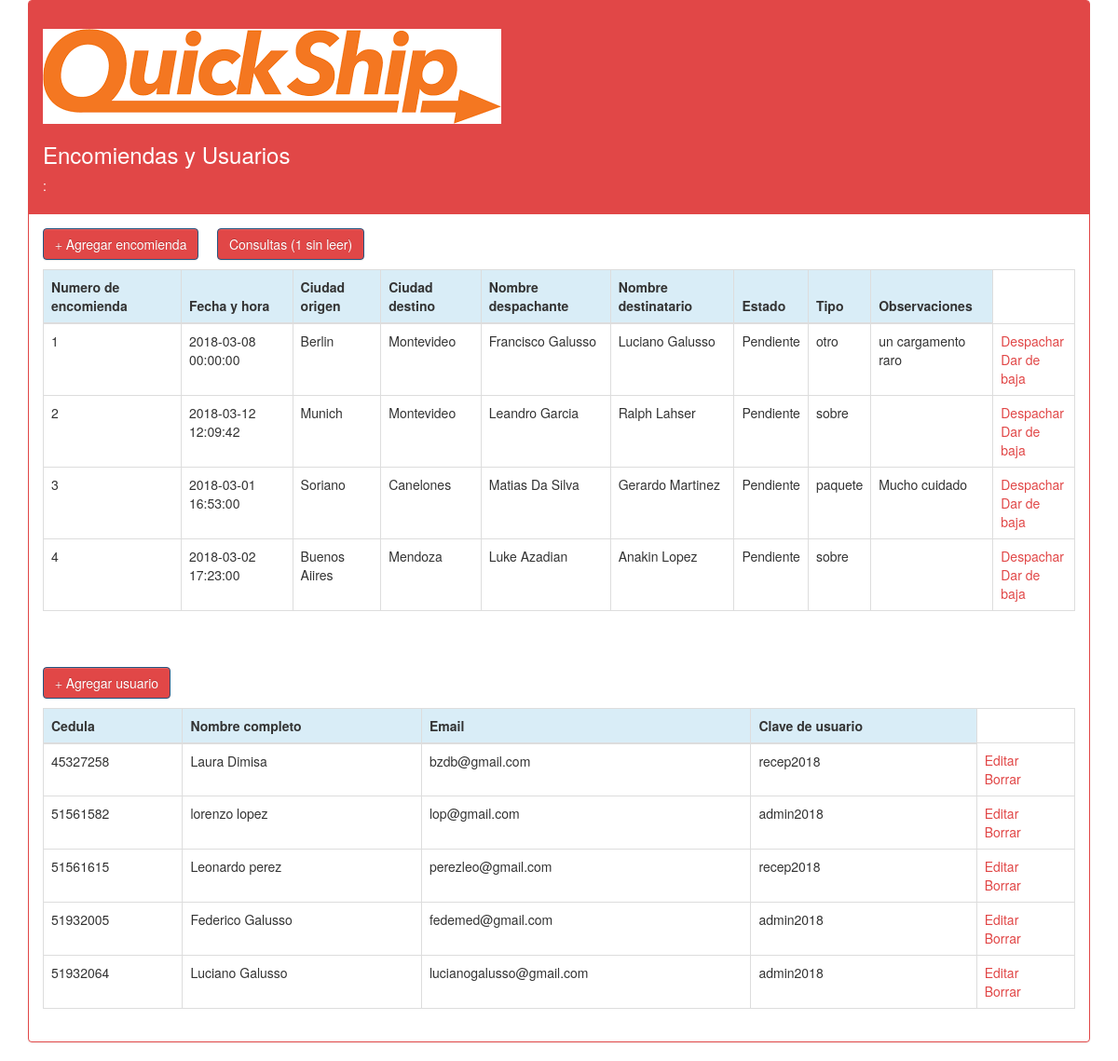
/php/usuencomiendas.php, run on the app's committed database.
### tables this page shows
CREATE TABLE IF NOT EXISTS `encomiendas` (
  `nro_encomienda` int(2) NOT NULL AUTO_INCREMENT,
  `fecha` datetime NOT NULL,
  `ciudad_origen` varchar(40) NOT NULL,
  `ciudad_destino` varchar(40) NOT NULL,
  `nombre_desp` varchar(40) NOT NULL,
  `nombre_dest` varchar(40) NOT NULL,
  `estado` varchar(15) NOT NULL,
  `tipo` varchar(15) NOT NULL,
  `observaciones` varchar(300) NOT NULL,
  PRIMARY KEY (`nro_encomienda`)
);

CREATE TABLE IF NOT EXISTS `usuarios` (
  `cedula` int(8) NOT NULL,
  `nombre` varchar(40) NOT NULL,
  `email` varchar(40) NOT NULL,
  `contrasena` varchar(32) NOT NULL,
  `tipo` varchar(10) NOT NULL,
  PRIMARY KEY (`cedula`)
);

### php/usuencomiendas.php (the view, shortened to what this page needs)
<!DOCTYPE html>
<html>
<head>
	<link rel="stylesheet" type="text/css" href="../css/bootstrap.css">
    <link rel="stylesheet" type="text/css" href="../css/bootstrap.min.css">
    <link rel="stylesheet" type="text/css" href="../css/bootstrap-theme.css">
    <link rel="stylesheet" type="text/css" href="../css/bootstrap-theme.min.css">
</head>
<?php
include("login.php");
$usu = $_SESSION['cedula'];
$sqlEncomiendas = "SELECT * FROM encomiendas";
$listadoenco = $conexion->query($sqlEncomiendas);
$sqlUsuarios = "SELECT * FROM usuarios WHERE (tipo = 'admin2018' OR tipo = 'recep2018') AND cedula <> '".$usu."'";
$listadousu = $conexion->query($sqlUsuarios);
$sqlConsultas = "SELECT * FROM consultas WHERE estado = 'No leida'";
$numeroConsultas = $conexion->query($sqlConsultas);
$numfilasConsultas = mysqli_num_rows($numeroConsultas);
?>
<body>
	<div class="container">
		<div class="panel panel-primary">
			<div class="panel-heading">
				<h2><a href="logout.php"><img src="../images/demo/qs1.png" alt=""></a></h2>
				<h3>Encomiendas y Usuarios</h3>
				<p><?php
						echo $_SESSION['usuario']." : ".$_SESSION['perfil']
					?>
				</p>
			</div>
			<div class="panel-body">
				<p>
					<a href="agregarpag.php" class="btn btn-primary"><span class="glyphicon glyphicon-plus" aria-hidden="true"></span> Agregar encomienda</a>
					<a href="consultas.php" class="btn btn-primary">Consultas (<?php echo $numfilasConsultas?> sin leer)</a>
				</p>
				<table class="table table-bordered">
						<thead>
							<tr class="info">
								<th>Numero de encomienda</th>
								<th>Fecha y hora</th>
								<th>Ciudad origen</th>
								<th>Ciudad destino</th>
								<th>Nombre despachante</th>
								<th>Nombre destinatario</th>
								<th>Estado</th>
								<th>Tipo</th>
								<th>Observaciones</th>
							</tr>
						</thead>
						<tbody>
							<?php while ($r=$listadoenco->fetch_array()):?>
							<tr>
								<td><?php echo $r['nro_encomienda']?></td>
								<td><?php echo $r['fecha']?></td>
								<td><?php echo $r['ciudad_origen']?></td>
								<td><?php echo $r['ciudad_destino']?></td>
								<td><?php echo $r['nombre_dest']?></td>
								<td><?php echo $r['nombre_desp']?></td>
								<td><?php echo $r['estado']?></td>
								<td><?php echo $r['tipo']?></td>
								<td><?php echo $r['observaciones']?></td>
								<td>
							 		<a href="despachar.php?nro_encomienda=<?php echo $r['nro_encomienda'] ?>">Despachar<br></a>
							 		<a href="borrar.php?nro_encomienda=<?php echo $r['nro_encomienda'] ?>">Dar de baja</a>
							 	</td>
							<?php endwhile;
							?>
							</tr>
						</tbody>
				</table><br><br>
				<p>
					<a href="agregarusu.php" class="btn btn-primary"><span class="glyphicon glyphicon-plus" aria-hidden="true"></span> Agregar usuario</a>
				</p>
				<table class="table table-bordered">
						<thead>
							<tr class="info">
								<th>Cedula</th>
								<th>Nombre completo</th>
								<th>Email</th>
								<th>Clave de usuario</th>
							</tr>
						</thead>
						<tbody>
							<?php while ($r=$listadousu->fetch_array()):?>
							<tr>
								<td><?php echo $r['cedula']?></td>
								<td><?php echo $r['nombre']?></td>
								<td><?php echo $r['email']?></td>
								<td><?php echo $r['tipo']?></td>
								<td name="cedula">
									<a href="editar1.php?cedula=<?php echo $r['cedula'] ?>">Editar</a><br>
							 		<a href="borrarusu.php?cedula=<?php echo $r['cedula'] ?>">Borrar</a>
							 	</td>
							<?php endwhile;
 							?>
							</tr>
						</tbody>
				</table>
			</div>
		</div>
	</div>
</body>
</html>

### data on the page
encomiendas: nro_encomienda "1", fecha "2018-03-08 00:00:00", ciudad_origen "Berlin", ciudad_destino "Montevideo", nombre_dest "Francisco Galusso", nombre_desp "Luciano Galusso", estado "Pendiente", tipo "otro", observaciones "un cargamento raro"
encomiendas: nro_encomienda "2", fecha "2018-03-12 12:09:42", ciudad_origen "Munich", ciudad_destino "Montevideo", nombre_dest "Leandro Garcia", nombre_desp "Ralph Lahser", estado "Pendiente", tipo "sobre"
encomiendas: nro_encomienda "3", fecha "2018-03-01 16:53:00", ciudad_origen "Soriano", ciudad_destino "Canelones", nombre_dest "Matias Da Silva", nombre_desp "Gerardo Martinez", estado "Pendiente", tipo "paquete", observaciones "Mucho cuidado"
encomiendas: nro_encomienda "4", fecha "2018-03-02 17:23:00", ciudad_origen "Buenos Aiires", ciudad_destino "Mendoza", nombre_dest "Luke Azadian", nombre_desp "Anakin Lopez", estado "Pendiente", tipo "sobre"
usuarios: cedula "45327258", nombre "Laura Dimisa", email "bzdb@gmail.com", tipo "recep2018"
usuarios: cedula "51561582", nombre "lorenzo lopez", email "lop@gmail.com", tipo "admin2018"
usuarios: cedula "51561615", nombre "Leonardo perez", email "perezleo@gmail.com", tipo "recep2018"
usuarios: cedula "51932005", nombre "Federico Galusso", email "fedemed@gmail.com", tipo "admin2018"
usuarios: cedula "51932064", nombre "Luciano Galusso", email "lucianogalusso@gmail.com", tipo "admin2018"

### other printed values
$numfilasConsultas "1"
